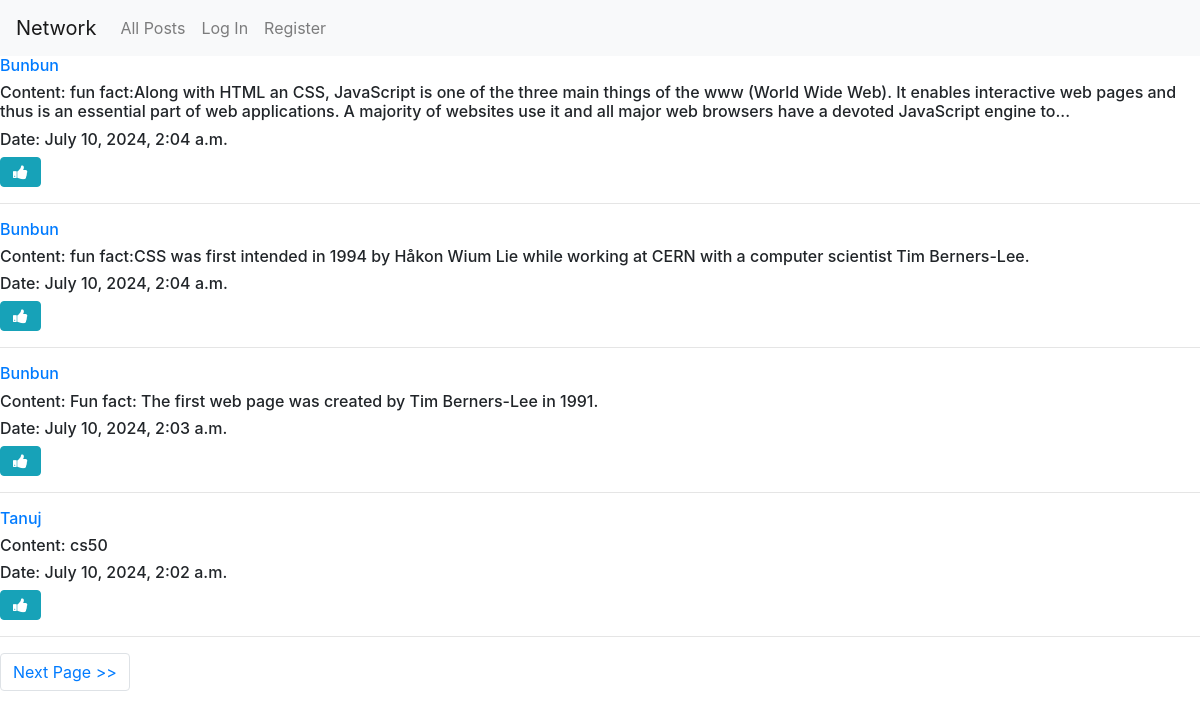
The page / on the database its author committed.
### network/models.py (models this page shows, shortened)
class Creatpost(models.Model):
    postcontent = models.CharField(max_length=500)
    user = models.ForeignKey(User, on_delete=models.CASCADE, related_name="authorofpost")
    datecreated = models.DateTimeField(auto_now_add=True)

class User(AbstractUser):
    pass

### network/views.py (the view)
# urls.py: path("", views.index, name="index"),
def index(request):
    totalposts = Creatpost.objects.all().order_by("id").reverse()
    paginator = Paginator(totalposts, 4 )
    pagenum = request.GET.get('postindex')
    pagepost = paginator.get_page(pagenum)
    totallikes = Likepost.objects.all()
    wholikedpost = []
    try:
        for Likes in totallikes:
            if Likes.user.id == request.user.id:
                wholikedpost.append(Likes.post.id)
    except:
        wholikedpost = []
    return render(request, "network/index.html",{
        "totalposts" : totalposts,
        "pagepost":pagepost,
        "wholikedpost":wholikedpost
    })

### network/templates/network/index.html (shortened to what this page needs)
{% extends "network/layout.html" %}
{% block body %}
    <div>
        {% for post in pagepost %}
            <h6><a href="{% url 'viewprofile' user_id=post.user.id %}">{{ post.user }}</a></h6>
            <h6 id="content_{{ post.id }}">Content: {{ post.postcontent }}</h6>
            <h6>Date: {{ post.datecreated }}</h6>
            {% if user == post.user %}
                <button data-toggle="modal" data-target="#editmodal_{{ post.id }}">Edit Your Post</button>
                <div class="modal" id="editmodal_{{ post.id }}" aria-labelledby="editmodal_{{ post.id }}_label" aria-hidden="true" tabindex="-1">
                    <div class="modal-dialog">
                      <div class="modal-content">
                        <div class="modal-header">
                          <h5 class="modal-title">Edit Post</h5>
                          <button type="button" class="btn-close" data-bs-dismiss="modal" aria-label="Close">X</button>
                        </div>
                        <div class="modal-body">
                          <textarea rows="10" id="textarea_{{ post.id }}" class="form-control" name="Editcontent">{{ post.postcontent }}</textarea>
                        </div>
                        <div class="modal-footer">
                          <button type="button" class="btn btn-secondary" data-bs-dismiss="modal">Close</button>
                          <button type="button" class="btn btn-primary" onclick="submitHandler({{post.id}})">Save changes</button>
                        </div>
                      </div>
                    </div>
                </div>
              {% else  %}
                {% if post.id in wholikedpost  %}
                <button class="btn btn-info fa fa-thumbs-down" id="{{ post.id }}" onclick="likeHandler({{post.id}}, {{wholikedpost}})"></button>
                {% else  %}
                <button class="btn btn-info fa fa-thumbs-up" id="{{ post.id }}" onclick="likeHandler({{post.id}}, {{wholikedpost}})"></button>
                {% endif  %}
              {% endif %}
            <hr>
        {% endfor %}
    </div>
    <nav aria-label="Page navigation example">
        <ul class="pagination">
        {% if pagepost.has_next %}
            <li class="page-item"><a class="page-link" href="?postindex={{ pagepost.next_page_number }}">Next Page &gt;&gt;</a></li>
        {% endif %}
        </ul>
    </nav>
{% endblock %}

### network/templates/network/layout.html (shortened to what this page needs)
{% load static %}
<!DOCTYPE html>
<html lang="en">
    <head>
        <link rel="stylesheet" href="https://stackpath.bootstrapcdn.com/bootstrap/4.4.1/css/bootstrap.min.css">
        <link href="{% static 'network/styles.css' %}" rel="stylesheet">
        <link rel="stylesheet" href="https://cdnjs.cloudflare.com/ajax/libs/font-awesome/4.7.0/css/font-awesome.min.css">
    </head>
    <body>
        <nav class="navbar navbar-expand-lg navbar-light bg-light">
            <a class="navbar-brand" href="{% url 'index' %}">Network</a>
            <div>
              <ul class="navbar-nav mr-auto">
                <li class="nav-item">
                  <a class="nav-link" href="{% url 'index' %}">All Posts</a>
                </li>
                {% if user.is_authenticated %}
                    <li class="nav-item">
                        <a class="nav-link" href="followedusers">Following</a>
                    </li>
                    <li class="nav-item">
                        <a class="nav-link" href="{% url 'logout' %}">Log Out</a>
                    </li>
                {% else %}
                    <li class="nav-item">
                        <a class="nav-link" href="{% url 'login' %}">Log In</a>
                    </li>
                    <li class="nav-item">
                        <a class="nav-link" href="{% url 'register' %}">Register</a>
                    </li>
                {% endif %}
              </ul>
            </div>
          </nav>
        <div class="body">
            {% block body %}
            {% endblock %}
        </div>
    </body>
</html>

### rows shown on the page
Creatpost: user "Bunbun", postcontent "fun fact:Along with HTML an CSS, JavaScript is one of the three main things of the www (World Wide Web). It enables interactive web pages and thus is an essential part of web applications. A majority of websites use it and all major web browsers have a devoted JavaScript engine to...", datecreated "July 10, 2024, 2:04 a.m."
Creatpost: user "Bunbun", postcontent "fun fact:CSS was first intended in 1994 by Håkon Wium Lie while working at CERN with a computer scientist Tim Berners-Lee.", datecreated "July 10, 2024, 2:04 a.m."
Creatpost: user "Bunbun", postcontent "Fun fact: The first web page was created by Tim Berners-Lee in 1991.", datecreated "July 10, 2024, 2:03 a.m."
Creatpost: user "Tanuj", postcontent "cs50", datecreated "July 10, 2024, 2:02 a.m."
